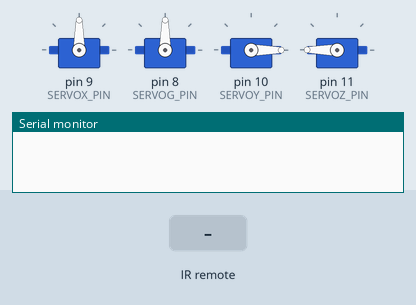
Recording of a sketch running on a simulated Arduino Uno, built with avr-gcc and run on an emulated ATmega328P. On the bench: 4 × servo, the last lines printed to the serial monitor. The inputs (shaded band) are chosen by the test bench.

Above: at 1.2 s.
1.3 s: infrared code 0x5A received
At 2.1 s:
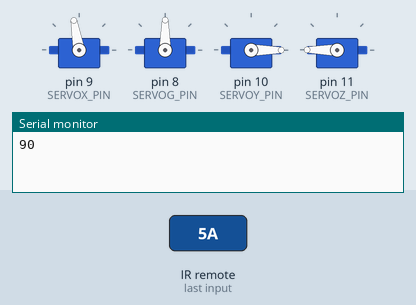
2.8 s: infrared code 0x16 received
At 3.3 s:
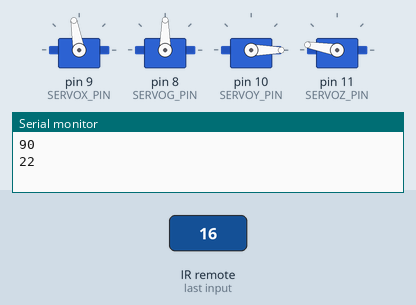
4.3 s: infrared code 0x8 received
At 5.5 s:
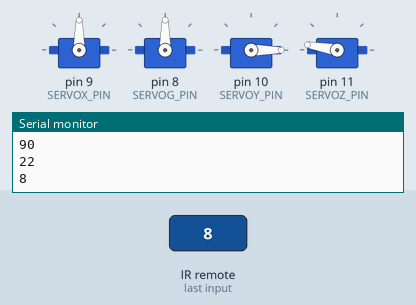
5.8 s: infrared code 0x47 received
At 6.8 s:
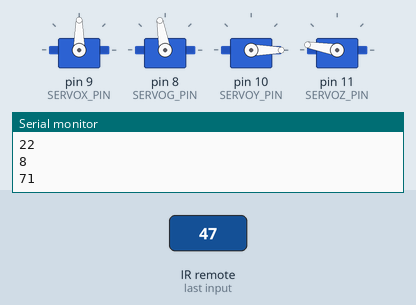
7.3 s: infrared code 0xD received
At 7.9 s:
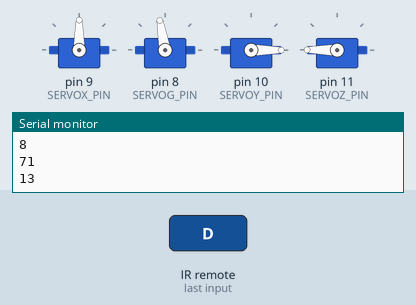
8.8 s: infrared code 0x45 received
At 9.1 s:
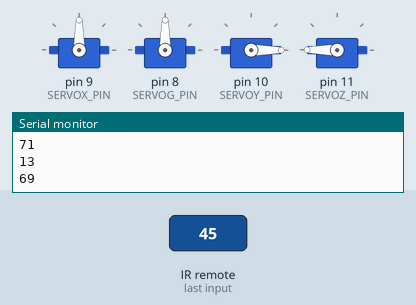
Timing chart, 0 to 11.3 s (numbered marks = the images above; inputs shaded):
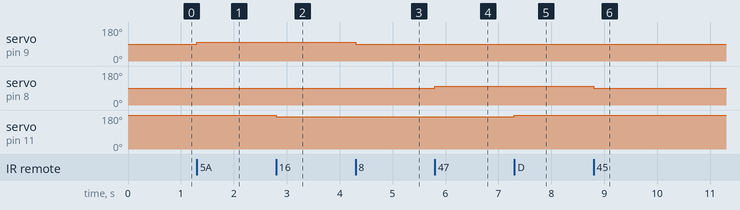

Measured:
- after the input at 1.3 s, servo on pin 9 (SERVOX_PIN): 90° → 100° at once
- after the input at 2.8 s, servo on pin 11 (SERVOZ_PIN): 180° → 170° at once
- after the input at 4.3 s, servo on pin 9 (SERVOX_PIN): 100° → 90° at once
- after the input at 5.8 s, servo on pin 8 (SERVOG_PIN): 90° → 100° at once
- after the input at 7.3 s, servo on pin 11 (SERVOZ_PIN): 170° → 180° at once
- after the input at 8.8 s, servo on pin 8 (SERVOG_PIN): 100° → 90° at once

The sketch:

Pr_tica_9_.ino
```cpp
#include <IRremote.h>
#include <Servo.h>

#define IR_PIN_RECEIVER 13
#define SERVOX_PIN 9
#define SERVOG_PIN 8
#define SERVOY_PIN 10
#define SERVOZ_PIN 11

Servo servoX;
Servo servoY;
Servo servoG;
Servo servoZ;

void moveServo(Servo &servo, int angle);
int comandoRecebido(uint8_t comando);

void setup() {

  servoX.attach(SERVOX_PIN); // inicia o servo
  servoG.attach(SERVOG_PIN); // inicia o servo
  servoY.attach(SERVOY_PIN); // inicia o servo
  servoZ.attach(SERVOZ_PIN); // inicia o servo
  Serial.begin(9600);
   servoX.write(90);
   servoY.write(0);
   servoZ.write(180);
 // Serial.println("Teste de IR no Servo:");
  IrReceiver.begin(IR_PIN_RECEIVER);
}

void loop() {
  if (IrReceiver.decode()) {
    int comando = comandoRecebido(IrReceiver.decodedIRData.command);
  }
}
void moveServo(Servo &servo, int angle) {
  int currentPosition = servo.read();
  int targetPosition = constrain(currentPosition + angle, 0, 180);
  servo.write(targetPosition);
  delay(25);//Pequeno atraso para permitir que o servo atinja a posição desejada
}

int comandoRecebido(uint8_t comando){
  Serial.println(comando);
  IrReceiver.resume();
  switch(comando){
      case 8:
            moveServo(servoX, -10);
        IrReceiver.resume();
          break;
    case 90:
            moveServo(servoX, 10);
        IrReceiver.resume();
        break;
    case 82:
            moveServo(servoY, -10);
        IrReceiver.resume();
          break;
    case 24:
            moveServo(servoY, 10);
        IrReceiver.resume();
          break;
    case 22:
          moveServo(servoZ, -10);
     //   if(servoZ.read
        IrReceiver.resume();
          break;
    case 13:
            moveServo(servoZ, 10);
        IrReceiver.resume();
          break;
    case 69:

        moveServo(servoG, -10);
        IrReceiver.resume();
          break;
    case 71:
            moveServo(servoG, 10);
        IrReceiver.resume();
          break;


    IrReceiver.resume(); // Reinicia o receptor IR para receber o próximo sinal
  }
}
```
